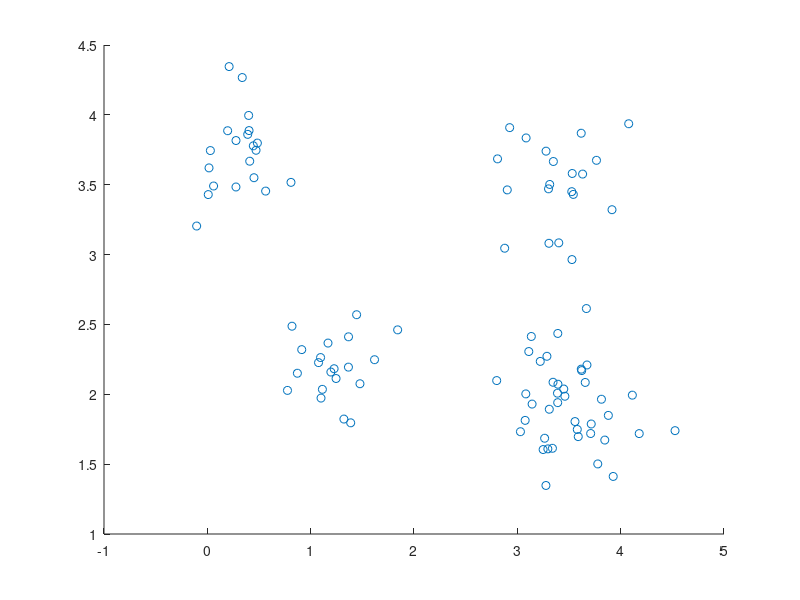
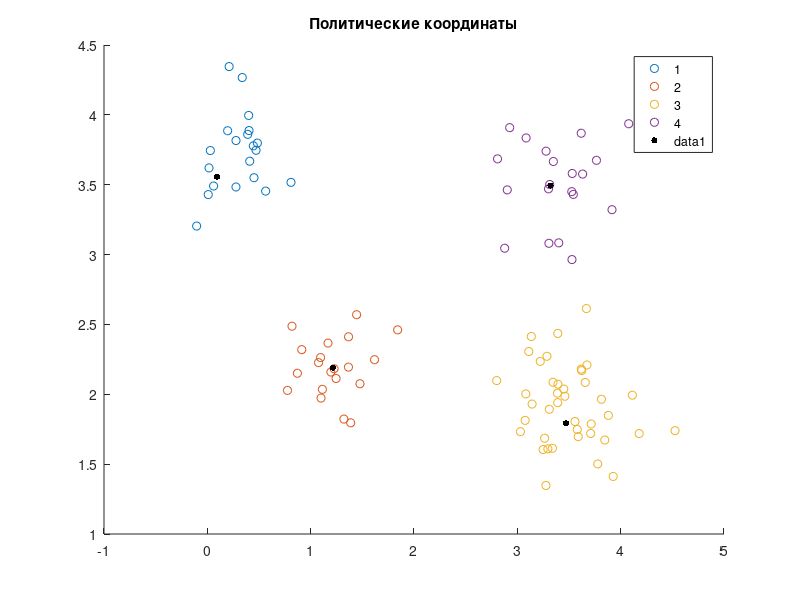

Source code (MATLAB) for these figures, in order:
clc
close all
clear all
% СПРОСИТЬ ПРО КРИТЕРИЙ ОЦЕНКИ КОЛИЧЕСТВА КЛАСТЕРОВ В 5Й ЛАБ
file = fopen('data6.txt', 'r');
X = fscanf(file, '%f', [2 inf])';
fclose(file);
x = X(:,1);
y = X(:,2);
N = size(X);
K = N(2); % =2
N = N(1); % =100

% количество входов нейрона равно количеству признаков объектов, выход один
figure;
scatter(x, y, 35);

numNeuron = 4; % количество нейронов равно предполагаемому количеству кластеров
C = zeros(numNeuron, 2); % задание начальных центров кластеров, нейроны слоя Кохонена представляют собой центры кластеров

for i = 1:numNeuron
    C(i,:) = X(i,:); % взять в качестве начальных центров исходные объекты
end
C

k_max = 10000;
h = 0.1435; % параметр скорости обучения, установлен путём дотыкался
R = zeros(1, numNeuron);
k = 1; % номер итерации
eps = 0.01435; % точность
while (true)
    xex = rand;
    num = ceil(5 + (N-5)*xex); % слою сети случайным образом предъявляется объект, округление в большую сторону
    for n = 1:numNeuron
         R(n) = pdist([X(num,:); C(n,:)], 'euclidean'); % расстояния между вектором и всеми нейронами слоя
    end 
    [zatychka, n] = min(R); % определить номер нейрона, для которого расстояние минимально
    C_new = C;
    C_new(n,1) = C(n,1)+ h*(x(num) - C(n,1)); % коррекция его весового вектора
    C_new(n,2) = C(n,2)+ h*(y(num) - C(n,2)); % если вектор относится к кластеру, то нейрон этого кластера смещается в сторону объекта
    if (R(n) <= eps) || (k == k_max) % если весовые факторы нейронов не из-меняются или превышено максимальное количество итераций
        break
    end
    k = k+1;
    C = C_new;    
end
C
k

P = zeros(1, numNeuron);
U = zeros(N, 2); % по уже установленным центрам рассортировать объекты на кластеры 
for i = 1:N % расчёт расстояний до центров кластеров, заполнение матрицы U
    for n = 1:numNeuron
    P(n) = pdist([X(i,:); C(n,:)]);
    end 
    [zatychka, n] = min(P); % n - номер центра, до которого наименьшее расстояние
    U(i,1) = n;
    U(i,2) = P(n);
end

figure;
gscatter(x, y, U(:,1));
title('Политические координаты');
hold on;
scatter(C(:,1), C(:,2), 20, 'k', 'filled');
